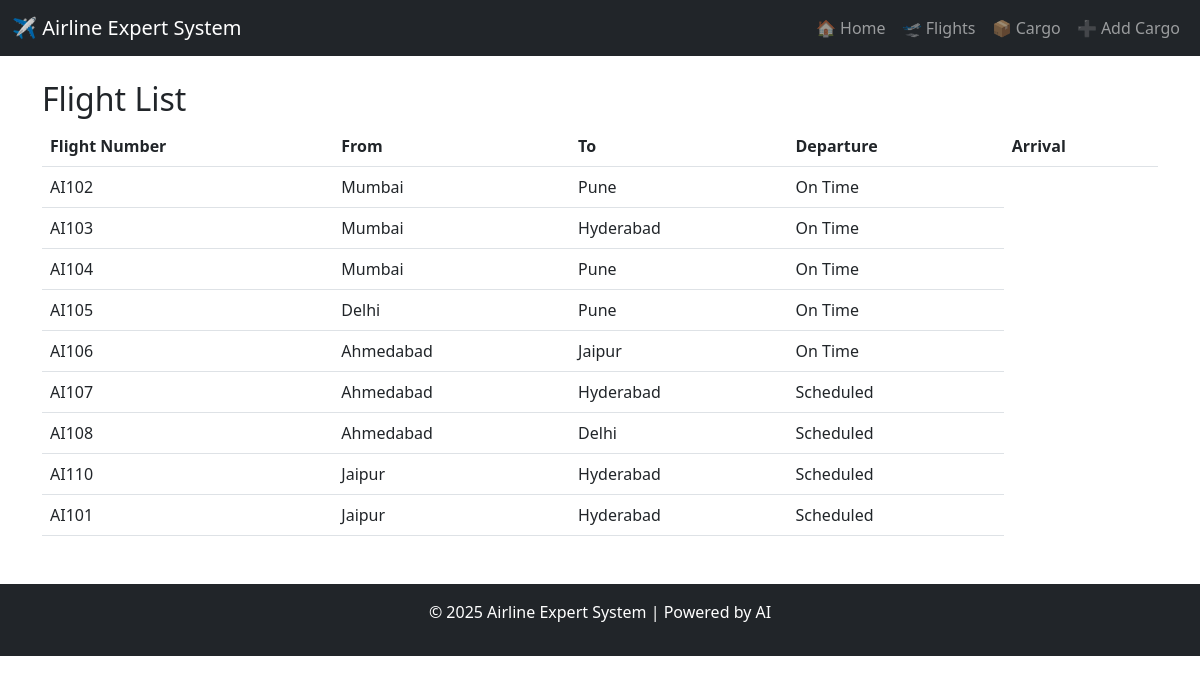
The app's page /flights/ with its own data.
### scheduling/models.py (models this page shows, shortened)
class Flight(models.Model):
    STATUS_CHOICES = [
        ('Scheduled', 'Scheduled'),
        ('Delayed', 'Delayed'),
        ('On Time', 'On Time'),
        ('Taken Off', 'Taken Off'),
        ('Landed', 'Landed'),
        ('Cancelled', 'Cancelled'),
    ]
    flight_number = models.CharField(max_length=10, unique=True)
    departure_city = models.CharField(max_length=100)
    arrival_city = models.CharField(max_length=100)
    departure_time = models.DateTimeField()
    arrival_time = models.DateTimeField()
    available_seats = models.IntegerField()
    cargo_capacity = models.FloatField(help_text='Capacity in tons')
    base_cost_per_km = models.FloatField(default=3.0, help_text="Base cost per km in INR")  # New field
    status = models.CharField(
        max_length=20,
        choices=STATUS_CHOICES,
        default='Scheduled'
    )

### scheduling/views.py (the view)
# urls.py: path('flights/', views.flight_list, name='flight_list'),
def flight_list(request):
    flights = Flight.objects.all()
    return render(request, 'flights.html', {'flights': flights})

### scheduling/templates/flights.html
{% extends 'base.html' %}
{% block content %}
<h2>Flight List</h2>
<table class="table">
    <thead>
        <tr>
            <th>Flight Number</th>
            <th>From</th>
            <th>To</th>
            <th>Departure</th>
            <th>Arrival</th>
        </tr>
    </thead>
    <tbody>
       {% for flight in flights %}
       <tr>
           <td>{{ flight.flight_number }}</td>
           <td>{{ flight.departure_city }}</td>
           <td>{{ flight.arrival_city }}</td>
           <td>{{ flight.status }}</td>
       </tr>
       {% empty %}
       <tr><td colspan="4">No flights available.</td></tr>
       {% endfor %}
    </tbody>
</table>
{% endblock %}

### records on screen
Flight: flight_number "AI102", departure_city "Mumbai", arrival_city "Pune", status "On Time"
Flight: flight_number "AI103", departure_city "Mumbai", arrival_city "Hyderabad", status "On Time"
Flight: flight_number "AI104", departure_city "Mumbai", arrival_city "Pune", status "On Time"
Flight: flight_number "AI105", departure_city "Delhi", arrival_city "Pune", status "On Time"
Flight: flight_number "AI106", departure_city "Ahmedabad", arrival_city "Jaipur", status "On Time"
Flight: flight_number "AI107", departure_city "Ahmedabad", arrival_city "Hyderabad", status "Scheduled"
Flight: flight_number "AI108", departure_city "Ahmedabad", arrival_city "Delhi", status "Scheduled"
Flight: flight_number "AI110", departure_city "Jaipur", arrival_city "Hyderabad", status "Scheduled"
Flight: flight_number "AI101", departure_city "Jaipur", arrival_city "Hyderabad", status "Scheduled"
